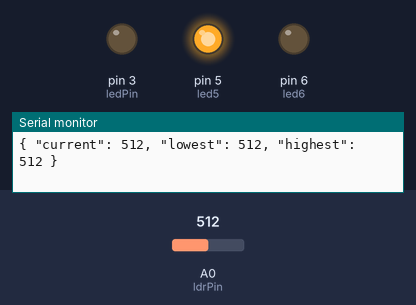
Bench run of a sketch on a simulated Arduino Uno, built with avr-gcc and run on an emulated ATmega328P. On the bench: output pins drawn as LEDs (lit = HIGH), the last lines printed to the serial monitor. Inputs (shaded band) come from the test bench; at power-on: A0 (ldrPin) = 512.

Above: at 1.8 s.
1.9 s: A0 (ldrPin) set to 493
At 2.3 s:
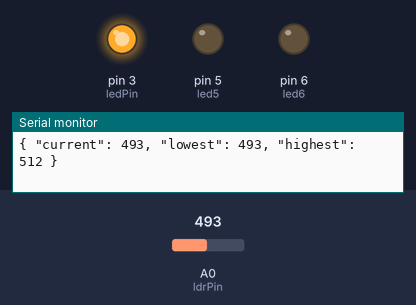
3.5 s: A0 (ldrPin) set to 710
At 5.1 s:
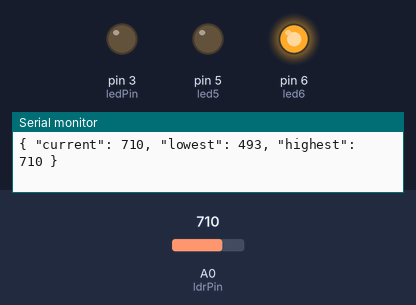
5.5 s: A0 (ldrPin) set to 683
At 6.7 s:
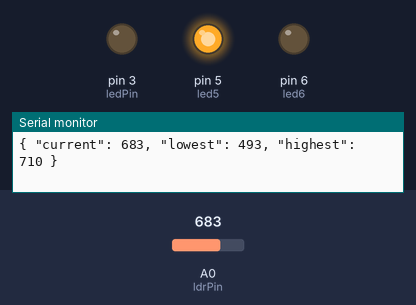
7.5 s: A0 (ldrPin) set to 716
At 9.4 s:
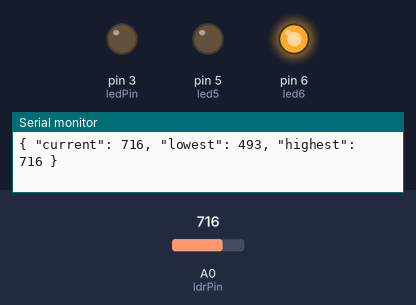
Timing chart, 0 to 10.5 s (numbered marks = the images above; inputs shaded):
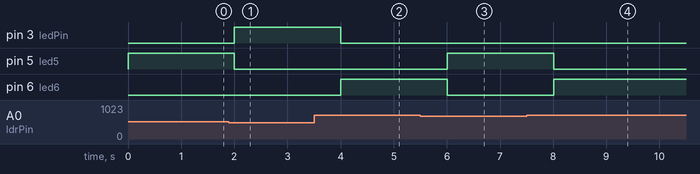

The sketch:

sketch_mar09a2.ino
```cpp
const int ldrPin = A0;
const int ledPin = 3;
const int led5 = 5;
const int led6 = 6;

int lowestValue = 1023;
int highestValue = 0;

bool isLowLight(int value) {
  if (value < 500) {
    return true;
  } else {
    return false;
  }
}

void controlLight(int value) {
  if (value >= 500 && value < 700) {
    digitalWrite(led5, HIGH);
  } else {
    digitalWrite(led5, LOW);
  }

  if (value >= 700) {
    digitalWrite(led6, HIGH);
  } else {
    digitalWrite(led6, LOW);
  }
}

void setup() {
  Serial.begin(9600);
  pinMode(ledPin, OUTPUT);
  pinMode(led5, OUTPUT);
  pinMode(led6, OUTPUT);
}

void loop() {
  int ldrValue = analogRead(ldrPin);

  if (ldrValue < lowestValue) {
    lowestValue = ldrValue;
  }

  if (ldrValue > highestValue) {
    highestValue = ldrValue;
  }

  if (isLowLight(ldrValue)) {
    digitalWrite(ledPin, HIGH);
  } else {
    digitalWrite(ledPin, LOW);
  }

  controlLight(ldrValue);

  Serial.print("{ ");
  Serial.print("\"current\": ");
  Serial.print(ldrValue);
  Serial.print(", \"lowest\": ");
  Serial.print(lowestValue);
  Serial.print(", \"highest\": ");
  Serial.print(highestValue);
  Serial.println(" }");

  delay(1000);
}
```

Measured:
- the behaviour switches between 500 and 499 on A0 (ldrPin) (found by bisection; images 0 and 1)
- the behaviour switches between 700 and 699 on A0 (ldrPin) (found by bisection; images 2 and 3)
- after the input at 1.9 s, pin 3 (ledPin): LOW → HIGH after 0.10 s; pin 5 (led5): HIGH → LOW after 0.10 s
- after the input at 3.5 s, pin 3 (ledPin): HIGH → LOW after 0.50 s; pin 6 (led6): LOW → HIGH after 0.50 s
- after the input at 5.5 s, pin 5 (led5): LOW → HIGH after 0.51 s; pin 6 (led6): HIGH → LOW after 0.51 s
- after the input at 7.5 s, pin 5 (led5): HIGH → LOW after 0.51 s; pin 6 (led6): LOW → HIGH after 0.51 s
